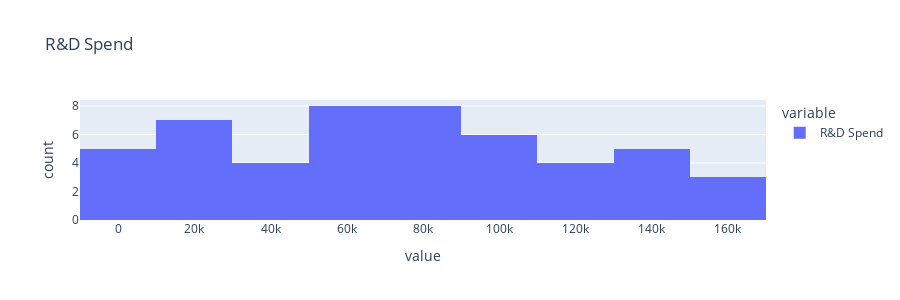

This figure's notebook cell:
### Code cell
px.histogram(df['R&D Spend'], height = 300, title='R&D Spend')

### Figure 1 — Plotly figure (JSON) as saved in the notebook; plotly's stock layout.template omitted (floating-point values rounded to 4 significant figures)
{"data": [{"alignmentgroup": "True", "bingroup": "x", "hovertemplate": "variable=R&D Spend<br>value=%{x}<br>count=%{y}<extra></extra>", "legendgroup": "R&D Spend", "marker": {"color": "#636efa"}, "name": "R&D Spend", "offsetgroup": "R&D Spend", "orientation": "v", "showlegend": true, "type": "histogram", "x": [165300.0, 162600.0, 153400.0, 144400.0, 142100.0, 131900.0, 134600.0, 130300.0, 120500.0, 123300.0, 101900.0, 100700.0, 93860.0, 91990.0, 119900.0, 114500.0, 78010.0, 94660.0, 91750.0, 86420.0, 76250.0, 78390.0, 73990.0, 67530.0, 77040.0, 64660.0, 75330.0, 72110.0, 66050.0, 65610.0, 61990.0, 61140.0, 63410.0, 55490.0, 46430.0, 46010.0, 28660.0, 44070.0, 20230.0, 38560.0, 28750.0, 27890.0, 23640.0, 15510.0, 22180.0, 1000.0, 1315.0, 0, 542.0, 0], "xaxis": "x", "yaxis": "y"}], "layout": {"barmode": "relative", "height": 300, "legend": {"title": {"text": "variable"}, "tracegroupgap": 0}, "title": {"text": "R&D Spend"}, "xaxis": {"anchor": "y", "domain": [0, 1], "title": {"text": "value"}}, "yaxis": {"anchor": "x", "domain": [0, 1], "title": {"text": "count"}}}}
